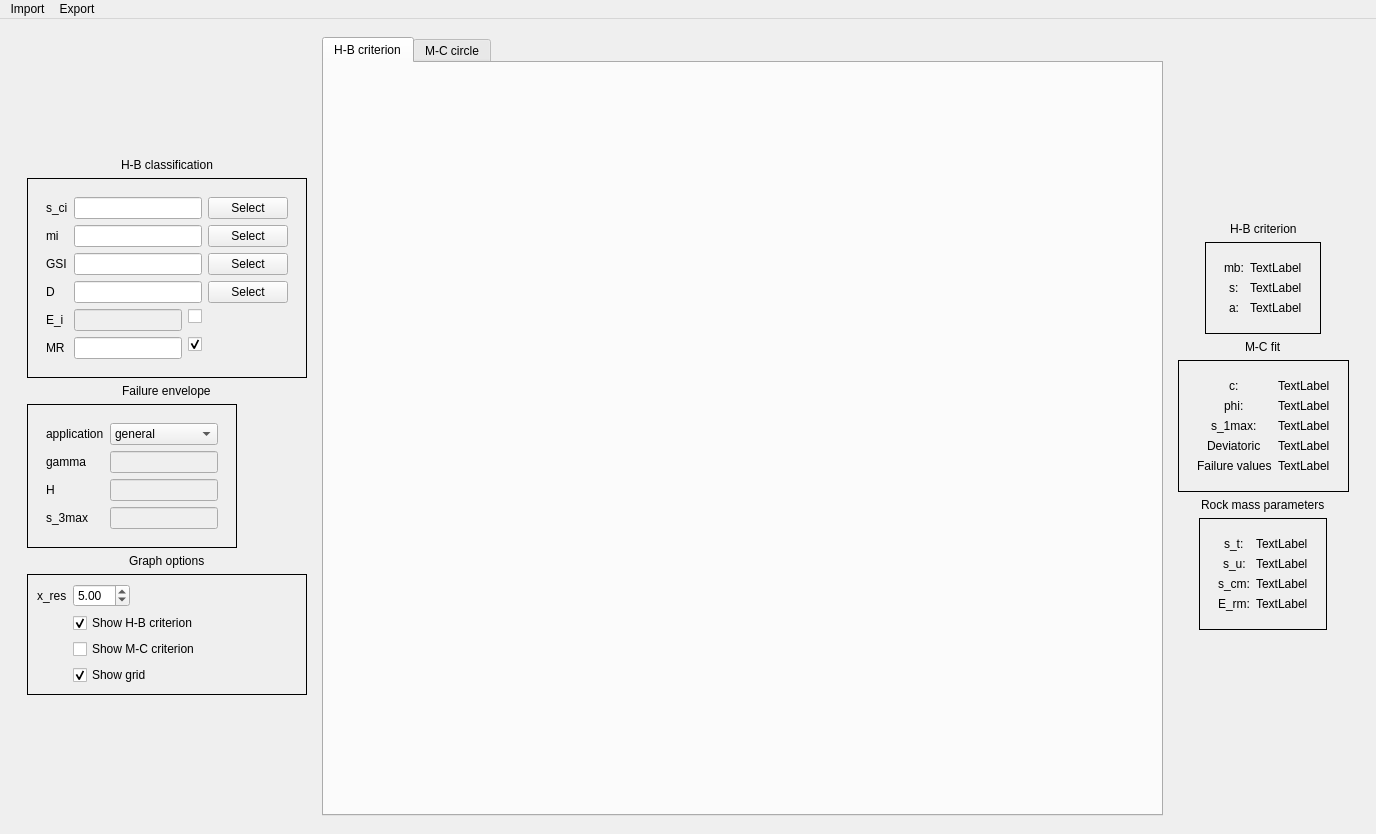
<?xml version="1.0" encoding="UTF-8"?>
<ui version="4.0">
 <class>Rocpy</class>
 <widget class="QMainWindow" name="Rocpy">
  <property name="geometry">
   <rect>
    <x>0</x>
    <y>0</y>
    <width>1376</width>
    <height>834</height>
   </rect>
  </property>
  <property name="sizePolicy">
   <sizepolicy hsizetype="Expanding" vsizetype="Expanding">
    <horstretch>0</horstretch>
    <verstretch>0</verstretch>
   </sizepolicy>
  </property>
  <property name="windowTitle">
   <string>Rocpy</string>
  </property>
  <property name="windowIcon">
   <iconset>
    <normaloff>../icon/Rocpy.png</normaloff>../icon/Rocpy.png</iconset>
  </property>
  <widget class="QWidget" name="main_window">
   <property name="enabled">
    <bool>true</bool>
   </property>
   <property name="sizePolicy">
    <sizepolicy hsizetype="Expanding" vsizetype="Expanding">
     <horstretch>0</horstretch>
     <verstretch>0</verstretch>
    </sizepolicy>
   </property>
   <layout class="QVBoxLayout" name="verticalLayout_3">
    <property name="sizeConstraint">
     <enum>QLayout::SetNoConstraint</enum>
    </property>
    <item>
     <widget class="QWidget" name="main_grid" native="true">
      <property name="sizePolicy">
       <sizepolicy hsizetype="Expanding" vsizetype="Expanding">
        <horstretch>0</horstretch>
        <verstretch>0</verstretch>
       </sizepolicy>
      </property>
      <layout class="QGridLayout" name="gridLayout">
       <property name="sizeConstraint">
        <enum>QLayout::SetNoConstraint</enum>
       </property>
       <item row="0" column="1">
        <widget class="QTabWidget" name="Plot">
         <property name="sizePolicy">
          <sizepolicy hsizetype="Expanding" vsizetype="Expanding">
           <horstretch>0</horstretch>
           <verstretch>0</verstretch>
          </sizepolicy>
         </property>
         <property name="minimumSize">
          <size>
           <width>622</width>
           <height>644</height>
          </size>
         </property>
         <property name="tabPosition">
          <enum>QTabWidget::North</enum>
         </property>
         <property name="currentIndex">
          <number>0</number>
         </property>
         <property name="documentMode">
          <bool>false</bool>
         </property>
         <property name="tabBarAutoHide">
          <bool>false</bool>
         </property>
         <widget class="QWidget" name="PlotPage1">
          <attribute name="title">
           <string>H-B criterion</string>
          </attribute>
         </widget>
         <widget class="QWidget" name="PlotPage2">
          <property name="sizePolicy">
           <sizepolicy hsizetype="Preferred" vsizetype="Preferred">
            <horstretch>0</horstretch>
            <verstretch>0</verstretch>
           </sizepolicy>
          </property>
          <attribute name="title">
           <string>M-C circle</string>
          </attribute>
         </widget>
        </widget>
       </item>
       <item row="0" column="2">
        <widget class="QWidget" name="outpu_param" native="true">
         <property name="sizePolicy">
          <sizepolicy hsizetype="Fixed" vsizetype="Fixed">
           <horstretch>0</horstretch>
           <verstretch>0</verstretch>
          </sizepolicy>
         </property>
         <layout class="QVBoxLayout" name="verticalLayout_2">
          <item alignment="Qt::AlignHCenter">
           <widget class="QLabel" name="HB_crit">
            <property name="sizePolicy">
             <sizepolicy hsizetype="Fixed" vsizetype="Fixed">
              <horstretch>0</horstretch>
              <verstretch>0</verstretch>
             </sizepolicy>
            </property>
            <property name="text">
             <string>H-B criterion</string>
            </property>
           </widget>
          </item>
          <item alignment="Qt::AlignHCenter">
           <widget class="QFrame" name="frame_HBcrit">
            <property name="sizePolicy">
             <sizepolicy hsizetype="Fixed" vsizetype="Expanding">
              <horstretch>0</horstretch>
              <verstretch>0</verstretch>
             </sizepolicy>
            </property>
            <property name="frameShape">
             <enum>QFrame::Box</enum>
            </property>
            <property name="frameShadow">
             <enum>QFrame::Plain</enum>
            </property>
            <layout class="QVBoxLayout" name="verticalLayout_4">
             <item>
              <widget class="QWidget" name="form_HBcrit" native="true">
               <property name="sizePolicy">
                <sizepolicy hsizetype="Fixed" vsizetype="Fixed">
                 <horstretch>0</horstretch>
                 <verstretch>0</verstretch>
                </sizepolicy>
               </property>
               <layout class="QFormLayout" name="formLayout_8">
                <property name="labelAlignment">
                 <set>Qt::AlignCenter</set>
                </property>
                <item row="1" column="0">
                 <widget class="QLabel" name="label_mb">
                  <property name="text">
                   <string>mb:</string>
                  </property>
                 </widget>
                </item>
                <item row="2" column="0">
                 <widget class="QLabel" name="label_s">
                  <property name="text">
                   <string>s:</string>
                  </property>
                 </widget>
                </item>
                <item row="3" column="0">
                 <widget class="QLabel" name="label_a">
                  <property name="text">
                   <string>a:</string>
                  </property>
                 </widget>
                </item>
                <item row="1" column="1">
                 <widget class="QLabel" name="value_mb">
                  <property name="text">
                   <string>TextLabel</string>
                  </property>
                 </widget>
                </item>
                <item row="2" column="1">
                 <widget class="QLabel" name="value_s">
                  <property name="text">
                   <string>TextLabel</string>
                  </property>
                 </widget>
                </item>
                <item row="3" column="1">
                 <widget class="QLabel" name="value_a">
                  <property name="text">
                   <string>TextLabel</string>
                  </property>
                 </widget>
                </item>
               </layout>
              </widget>
             </item>
            </layout>
           </widget>
          </item>
          <item alignment="Qt::AlignHCenter">
           <widget class="QLabel" name="MC_fit_2">
            <property name="text">
             <string>M-C fit</string>
            </property>
           </widget>
          </item>
          <item alignment="Qt::AlignHCenter">
           <widget class="QFrame" name="frame_MCfit">
            <property name="sizePolicy">
             <sizepolicy hsizetype="Fixed" vsizetype="Expanding">
              <horstretch>0</horstretch>
              <verstretch>0</verstretch>
             </sizepolicy>
            </property>
            <property name="frameShape">
             <enum>QFrame::Box</enum>
            </property>
            <property name="frameShadow">
             <enum>QFrame::Plain</enum>
            </property>
            <layout class="QVBoxLayout" name="verticalLayout_5">
             <item alignment="Qt::AlignHCenter">
              <widget class="QWidget" name="Form_MCfit" native="true">
               <property name="sizePolicy">
                <sizepolicy hsizetype="Fixed" vsizetype="Fixed">
                 <horstretch>0</horstretch>
                 <verstretch>0</verstretch>
                </sizepolicy>
               </property>
               <layout class="QFormLayout" name="formLayout_9">
                <property name="labelAlignment">
                 <set>Qt::AlignCenter</set>
                </property>
                <item row="0" column="0">
                 <widget class="QLabel" name="label_c">
                  <property name="text">
                   <string>c:</string>
                  </property>
                 </widget>
                </item>
                <item row="0" column="1">
                 <widget class="QLabel" name="value_c">
                  <property name="text">
                   <string>TextLabel</string>
                  </property>
                 </widget>
                </item>
                <item row="1" column="0">
                 <widget class="QLabel" name="label_phi">
                  <property name="text">
                   <string>phi:</string>
                  </property>
                 </widget>
                </item>
                <item row="1" column="1">
                 <widget class="QLabel" name="value_phi">
                  <property name="text">
                   <string>TextLabel</string>
                  </property>
                 </widget>
                </item>
                <item row="3" column="1">
                 <widget class="QLabel" name="value_s1max">
                  <property name="text">
                   <string>TextLabel</string>
                  </property>
                 </widget>
                </item>
                <item row="3" column="0">
                 <widget class="QLabel" name="label_s1max">
                  <property name="text">
                   <string>s_1max:</string>
                  </property>
                 </widget>
                </item>
                <item row="4" column="0">
                 <widget class="QLabel" name="label_deviatoric">
                  <property name="text">
                   <string>Deviatoric</string>
                  </property>
                 </widget>
                </item>
                <item row="4" column="1">
                 <widget class="QLabel" name="value_deviatoric">
                  <property name="text">
                   <string>TextLabel</string>
                  </property>
                 </widget>
                </item>
                <item row="5" column="0">
                 <widget class="QLabel" name="label_fail">
                  <property name="text">
                   <string>Failure values</string>
                  </property>
                 </widget>
                </item>
                <item row="5" column="1">
                 <widget class="QLabel" name="value_fail">
                  <property name="text">
                   <string>TextLabel</string>
                  </property>
                 </widget>
                </item>
               </layout>
              </widget>
             </item>
            </layout>
           </widget>
          </item>
          <item alignment="Qt::AlignHCenter">
           <widget class="QLabel" name="rock_mass">
            <property name="text">
             <string>Rock mass parameters</string>
            </property>
           </widget>
          </item>
          <item alignment="Qt::AlignHCenter">
           <widget class="QFrame" name="frame_rockmass">
            <property name="frameShape">
             <enum>QFrame::Box</enum>
            </property>
            <property name="frameShadow">
             <enum>QFrame::Plain</enum>
            </property>
            <layout class="QVBoxLayout" name="verticalLayout_6">
             <item>
              <widget class="QWidget" name="Form_rockmass" native="true">
               <property name="sizePolicy">
                <sizepolicy hsizetype="Fixed" vsizetype="Fixed">
                 <horstretch>0</horstretch>
                 <verstretch>0</verstretch>
                </sizepolicy>
               </property>
               <property name="autoFillBackground">
                <bool>false</bool>
               </property>
               <layout class="QFormLayout" name="formLayout_10">
                <property name="labelAlignment">
                 <set>Qt::AlignCenter</set>
                </property>
                <item row="0" column="0">
                 <widget class="QLabel" name="label_st">
                  <property name="text">
                   <string>s_t:</string>
                  </property>
                 </widget>
                </item>
                <item row="1" column="0">
                 <widget class="QLabel" name="label_su">
                  <property name="text">
                   <string>s_u:</string>
                  </property>
                 </widget>
                </item>
                <item row="2" column="0">
                 <widget class="QLabel" name="label_scm">
                  <property name="text">
                   <string>s_cm:</string>
                  </property>
                 </widget>
                </item>
                <item row="0" column="1">
                 <widget class="QLabel" name="value_st">
                  <property name="text">
                   <string>TextLabel</string>
                  </property>
                 </widget>
                </item>
                <item row="1" column="1">
                 <widget class="QLabel" name="value_su">
                  <property name="text">
                   <string>TextLabel</string>
                  </property>
                 </widget>
                </item>
                <item row="2" column="1">
                 <widget class="QLabel" name="value_scm">
                  <property name="text">
                   <string>TextLabel</string>
                  </property>
                 </widget>
                </item>
                <item row="3" column="0">
                 <widget class="QLabel" name="label_erm">
                  <property name="text">
                   <string>E_rm:</string>
                  </property>
                 </widget>
                </item>
                <item row="3" column="1">
                 <widget class="QLabel" name="value_erm">
                  <property name="text">
                   <string>TextLabel</string>
                  </property>
                 </widget>
                </item>
               </layout>
              </widget>
             </item>
            </layout>
           </widget>
          </item>
         </layout>
        </widget>
       </item>
       <item row="0" column="0">
        <widget class="QWidget" name="input_param" native="true">
         <property name="enabled">
          <bool>true</bool>
         </property>
         <property name="sizePolicy">
          <sizepolicy hsizetype="Fixed" vsizetype="Fixed">
           <horstretch>0</horstretch>
           <verstretch>0</verstretch>
          </sizepolicy>
         </property>
         <layout class="QVBoxLayout" name="verticalLayout">
          <item alignment="Qt::AlignHCenter|Qt::AlignVCenter">
           <widget class="QLabel" name="HB_class_2">
            <property name="sizePolicy">
             <sizepolicy hsizetype="Fixed" vsizetype="Fixed">
              <horstretch>0</horstretch>
              <verstretch>0</verstretch>
             </sizepolicy>
            </property>
            <property name="text">
             <string>H-B classification</string>
            </property>
            <property name="wordWrap">
             <bool>true</bool>
            </property>
           </widget>
          </item>
          <item>
           <widget class="QFrame" name="frame_HBclass">
            <property name="sizePolicy">
             <sizepolicy hsizetype="Fixed" vsizetype="Preferred">
              <horstretch>0</horstretch>
              <verstretch>0</verstretch>
             </sizepolicy>
            </property>
            <property name="frameShape">
             <enum>QFrame::Box</enum>
            </property>
            <property name="frameShadow">
             <enum>QFrame::Plain</enum>
            </property>
            <layout class="QVBoxLayout" name="verticalLayout_7">
             <item>
              <widget class="QWidget" name="HB_class" native="true">
               <property name="sizePolicy">
                <sizepolicy hsizetype="Fixed" vsizetype="Fixed">
                 <horstretch>0</horstretch>
                 <verstretch>0</verstretch>
                </sizepolicy>
               </property>
               <layout class="QGridLayout" name="gridLayout_3">
                <item row="3" column="1">
                 <widget class="QLineEdit" name="value_GSI"/>
                </item>
                <item row="1" column="1">
                 <widget class="QLineEdit" name="value_mi"/>
                </item>
                <item row="5" column="0">
                 <widget class="QLabel" name="label_Ei">
                  <property name="text">
                   <string>E_i</string>
                  </property>
                 </widget>
                </item>
                <item row="6" column="1">
                 <layout class="QFormLayout" name="form_MR">
                  <property name="labelAlignment">
                   <set>Qt::AlignCenter</set>
                  </property>
                  <item row="0" column="0">
                   <widget class="QLineEdit" name="value_MR"/>
                  </item>
                  <item row="0" column="1">
                   <widget class="QCheckBox" name="calc_MR">
                    <property name="sizePolicy">
                     <sizepolicy hsizetype="Minimum" vsizetype="Fixed">
                      <horstretch>0</horstretch>
                      <verstretch>0</verstretch>
                     </sizepolicy>
                    </property>
                    <property name="text">
                     <string/>
                    </property>
                    <property name="iconSize">
                     <size>
                      <width>16</width>
                      <height>16</height>
                     </size>
                    </property>
                    <property name="checked">
                     <bool>true</bool>
                    </property>
                   </widget>
                  </item>
                 </layout>
                </item>
                <item row="0" column="1">
                 <widget class="QLineEdit" name="value_sci"/>
                </item>
                <item row="6" column="0">
                 <widget class="QLabel" name="label_MR">
                  <property name="text">
                   <string>MR</string>
                  </property>
                 </widget>
                </item>
                <item row="4" column="1">
                 <widget class="QLineEdit" name="value_D"/>
                </item>
                <item row="5" column="1">
                 <layout class="QFormLayout" name="form_Ei">
                  <property name="labelAlignment">
                   <set>Qt::AlignCenter</set>
                  </property>
                  <item row="0" column="0">
                   <widget class="QLineEdit" name="value_Ei">
                    <property name="enabled">
                     <bool>false</bool>
                    </property>
                   </widget>
                  </item>
                  <item row="0" column="1">
                   <widget class="QCheckBox" name="calc_Ei">
                    <property name="sizePolicy">
                     <sizepolicy hsizetype="Minimum" vsizetype="Fixed">
                      <horstretch>0</horstretch>
                      <verstretch>0</verstretch>
                     </sizepolicy>
                    </property>
                    <property name="text">
                     <string/>
                    </property>
                    <property name="iconSize">
                     <size>
                      <width>16</width>
                      <height>16</height>
                     </size>
                    </property>
                   </widget>
                  </item>
                 </layout>
                </item>
                <item row="1" column="0">
                 <widget class="QLabel" name="label_mi">
                  <property name="text">
                   <string>mi</string>
                  </property>
                 </widget>
                </item>
                <item row="3" column="0">
                 <widget class="QLabel" name="label_GSI">
                  <property name="text">
                   <string>GSI</string>
                  </property>
                 </widget>
                </item>
                <item row="0" column="0">
                 <widget class="QLabel" name="label_sci">
                  <property name="text">
                   <string>s_ci</string>
                  </property>
                 </widget>
                </item>
                <item row="4" column="0">
                 <widget class="QLabel" name="label_D">
                  <property name="text">
                   <string>D</string>
                  </property>
                 </widget>
                </item>
                <item row="1" column="2">
                 <widget class="QPushButton" name="selectMi">
                  <property name="text">
                   <string>Select</string>
                  </property>
                 </widget>
                </item>
                <item row="0" column="2">
                 <widget class="QPushButton" name="selectSci">
                  <property name="text">
                   <string>Select</string>
                  </property>
                 </widget>
                </item>
                <item row="3" column="2">
                 <widget class="QPushButton" name="selectGSI">
                  <property name="text">
                   <string>Select</string>
                  </property>
                 </widget>
                </item>
                <item row="4" column="2">
                 <widget class="QPushButton" name="selectD">
                  <property name="text">
                   <string>Select</string>
                  </property>
                 </widget>
                </item>
               </layout>
              </widget>
             </item>
            </layout>
           </widget>
          </item>
          <item alignment="Qt::AlignHCenter">
           <widget class="QLabel" name="fail_env">
            <property name="sizePolicy">
             <sizepolicy hsizetype="Fixed" vsizetype="Fixed">
              <horstretch>0</horstretch>
              <verstretch>0</verstretch>
             </sizepolicy>
            </property>
            <property name="text">
             <string>Failure envelope</string>
            </property>
            <property name="wordWrap">
             <bool>true</bool>
            </property>
           </widget>
          </item>
          <item>
           <widget class="QFrame" name="frame_5">
            <property name="sizePolicy">
             <sizepolicy hsizetype="Fixed" vsizetype="Preferred">
              <horstretch>0</horstretch>
              <verstretch>0</verstretch>
             </sizepolicy>
            </property>
            <property name="frameShape">
             <enum>QFrame::Box</enum>
            </property>
            <property name="frameShadow">
             <enum>QFrame::Plain</enum>
            </property>
            <layout class="QHBoxLayout" name="horizontalLayout_2">
             <item>
              <widget class="QWidget" name="fenv" native="true">
               <property name="sizePolicy">
                <sizepolicy hsizetype="Minimum" vsizetype="Fixed">
                 <horstretch>0</horstretch>
                 <verstretch>0</verstretch>
                </sizepolicy>
               </property>
               <layout class="QFormLayout" name="formLayout_2">
                <item row="0" column="0">
                 <widget class="QLabel" name="label_app">
                  <property name="text">
                   <string>application</string>
                  </property>
                 </widget>
                </item>
                <item row="0" column="1">
                 <widget class="QComboBox" name="value_appl">
                  <item>
                   <property name="text">
                    <string>general</string>
                   </property>
                  </item>
                  <item>
                   <property name="text">
                    <string>tunnel</string>
                   </property>
                  </item>
                  <item>
                   <property name="text">
                    <string>slope</string>
                   </property>
                  </item>
                  <item>
                   <property name="text">
                    <string>custom</string>
                   </property>
                  </item>
                 </widget>
                </item>
                <item row="1" column="0">
                 <widget class="QLabel" name="label_gamma">
                  <property name="text">
                   <string>gamma</string>
                  </property>
                 </widget>
                </item>
                <item row="1" column="1">
                 <widget class="QLineEdit" name="value_gamma">
                  <property name="enabled">
                   <bool>false</bool>
                  </property>
                 </widget>
                </item>
                <item row="2" column="0">
                 <widget class="QLabel" name="label_H">
                  <property name="text">
                   <string>H</string>
                  </property>
                 </widget>
                </item>
                <item row="2" column="1">
                 <widget class="QLineEdit" name="value_H">
                  <property name="enabled">
                   <bool>false</bool>
                  </property>
                 </widget>
                </item>
                <item row="3" column="0">
                 <widget class="QLabel" name="label_s3max">
                  <property name="text">
                   <string>s_3max</string>
                  </property>
                 </widget>
                </item>
                <item row="3" column="1">
                 <widget class="QLineEdit" name="value_s3max">
                  <property name="enabled">
                   <bool>false</bool>
                  </property>
                 </widget>
                </item>
               </layout>
              </widget>
             </item>
            </layout>
           </widget>
          </item>
          <item alignment="Qt::AlignHCenter">
           <widget class="QLabel" name="Graph_options">
            <property name="text">
             <string>Graph options</string>
            </property>
           </widget>
          </item>
          <item>
           <widget class="QFrame" name="graph_options">
            <property name="frameShape">
             <enum>QFrame::Box</enum>
            </property>
            <property name="frameShadow">
             <enum>QFrame::Plain</enum>
            </property>
            <layout class="QFormLayout" name="formLayout_3">
             <item row="0" column="0">
              <widget class="QLabel" name="label_xres">
               <property name="text">
                <string>x_res</string>
               </property>
              </widget>
             </item>
             <item row="1" column="1">
              <widget class="QCheckBox" name="show_HB">
               <property name="sizePolicy">
                <sizepolicy hsizetype="Fixed" vsizetype="Preferred">
                 <horstretch>0</horstretch>
                 <verstretch>0</verstretch>
                </sizepolicy>
               </property>
               <property name="text">
                <string>Show H-B criterion</string>
               </property>
               <property name="checked">
                <bool>true</bool>
               </property>
               <property name="autoExclusive">
                <bool>false</bool>
               </property>
              </widget>
             </item>
             <item row="2" column="1">
              <widget class="QCheckBox" name="show_MC">
               <property name="sizePolicy">
                <sizepolicy hsizetype="Fixed" vsizetype="Preferred">
                 <horstretch>0</horstretch>
                 <verstretch>0</verstretch>
                </sizepolicy>
               </property>
               <property name="text">
                <string>Show M-C criterion</string>
               </property>
              </widget>
             </item>
             <item row="0" column="1">
              <widget class="QDoubleSpinBox" name="value_xres">
               <property name="sizePolicy">
                <sizepolicy hsizetype="Fixed" vsizetype="Preferred">
                 <horstretch>0</horstretch>
                 <verstretch>0</verstretch>
                </sizepolicy>
               </property>
               <property name="minimum">
                <double>1.000000000000000</double>
               </property>
               <property name="stepType">
                <enum>QAbstractSpinBox::DefaultStepType</enum>
               </property>
               <property name="value">
                <double>5.000000000000000</double>
               </property>
              </widget>
             </item>
             <item row="3" column="1">
              <widget class="QCheckBox" name="show_grid">
               <property name="text">
                <string>Show grid</string>
               </property>
               <property name="checked">
                <bool>true</bool>
               </property>
              </widget>
             </item>
            </layout>
           </widget>
          </item>
         </layout>
        </widget>
       </item>
      </layout>
     </widget>
    </item>
   </layout>
  </widget>
  <widget class="QMenuBar" name="menu_bar">
   <property name="geometry">
    <rect>
     <x>0</x>
     <y>0</y>
     <width>1376</width>
     <height>26</height>
    </rect>
   </property>
   <widget class="QMenu" name="menu_Import">
    <property name="title">
     <string>Import</string>
    </property>
    <addaction name="actionImport_Lab_data"/>
    <addaction name="actionImport_HB_data"/>
   </widget>
   <widget class="QMenu" name="menu_Export">
    <property name="title">
     <string>Export</string>
    </property>
    <widget class="QMenu" name="menuExport_data_2">
     <property name="title">
      <string>Export data</string>
     </property>
     <addaction name="actionExport_as_CSV"/>
     <addaction name="actionExport_as_XLS"/>
     <addaction name="actionExport_as_TexTable"/>
    </widget>
    <addaction name="separator"/>
    <addaction name="menuExport_data_2"/>
   </widget>
   <addaction name="menu_Import"/>
   <addaction name="menu_Export"/>
  </widget>
  <action name="actionExport_graph">
   <property name="text">
    <string>Export graph</string>
   </property>
  </action>
  <action name="actionGraph_options">
   <property name="text">
    <string>Graph options</string>
   </property>
  </action>
  <action name="actionExport_to_excel">
   <property name="text">
    <string>Export to excel</string>
   </property>
  </action>
  <action name="actionExport_to_excel_2">
   <property name="text">
    <string>Export to excel</string>
   </property>
  </action>
  <action name="actionExport_as_textable">
   <property name="text">
    <string>Export as textable</string>
   </property>
  </action>
  <action name="actionExport_as_CSV">
   <property name="text">
    <string>Export as CSV</string>
   </property>
  </action>
  <action name="actionExport_as_XLS">
   <property name="text">
    <string>Export as XLS</string>
   </property>
  </action>
  <action name="actionExport_as_TexTable">
   <property name="text">
    <string>Export as TexTable</string>
   </property>
  </action>
  <action name="actionImport_Lab_data">
   <property name="text">
    <string>Import Lab data</string>
   </property>
  </action>
  <action name="actionImport_HB_data">
   <property name="text">
    <string>Import HB data</string>
   </property>
  </action>
 </widget>
 <resources/>
 <connections/>
</ui>
